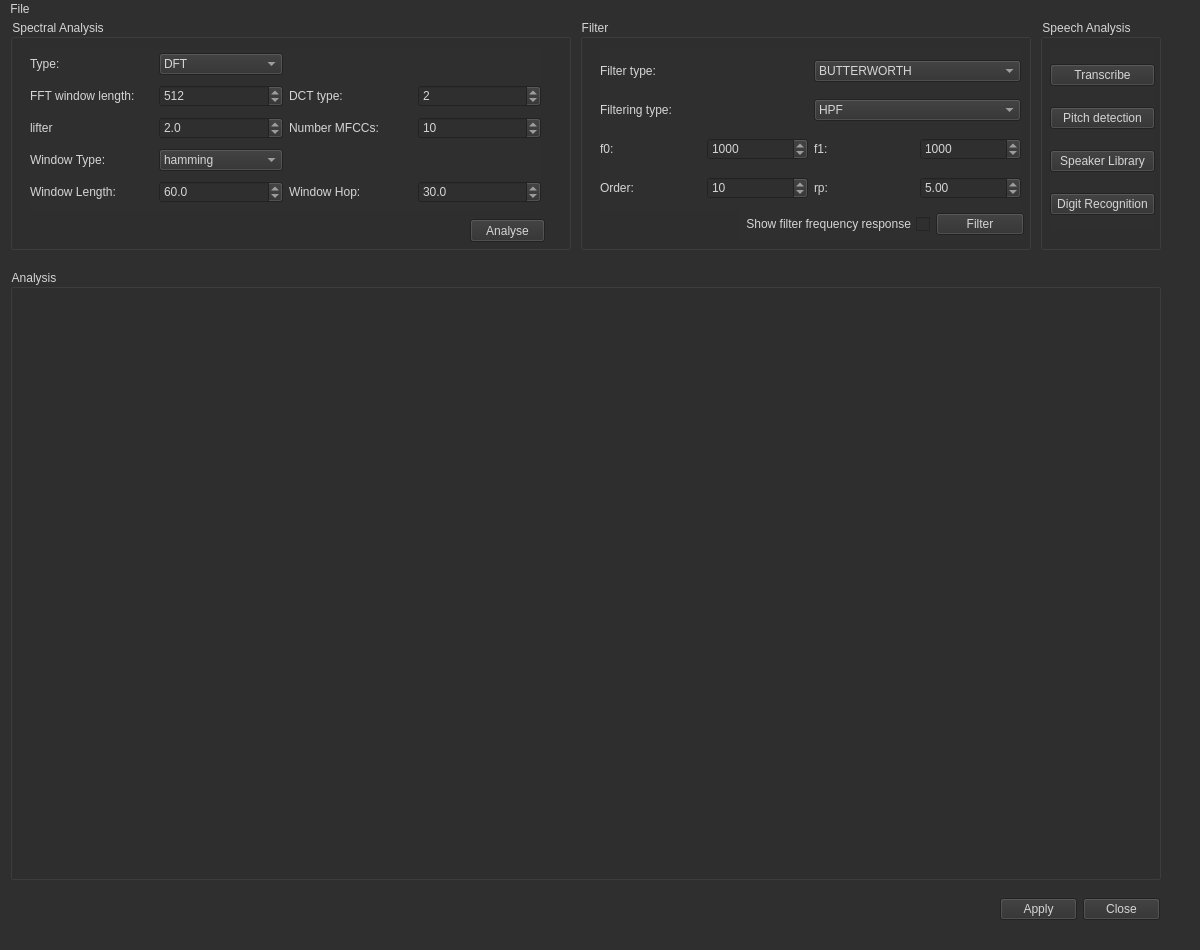
<?xml version="1.0" encoding="UTF-8"?>
<ui version="4.0">
 <class>MainWindow</class>
 <widget class="QMainWindow" name="MainWindow">
  <property name="geometry">
   <rect>
    <x>0</x>
    <y>0</y>
    <width>1200</width>
    <height>950</height>
   </rect>
  </property>
  <property name="minimumSize">
   <size>
    <width>1000</width>
    <height>300</height>
   </size>
  </property>
  <property name="maximumSize">
   <size>
    <width>1200</width>
    <height>1200</height>
   </size>
  </property>
  <property name="windowTitle">
   <string>Signal Analyzer</string>
  </property>
  <property name="styleSheet">
   <string notr="true">background-color:rgb(47, 47, 47);
font: 10pt &quot;MS Shell Dlg 2&quot;;
color: rgb(213, 213, 213);</string>
  </property>
  <widget class="QWidget" name="centralwidget">
   <widget class="QGroupBox" name="spectralBox">
    <property name="geometry">
     <rect>
      <x>10</x>
      <y>0</y>
      <width>561</width>
      <height>231</height>
     </rect>
    </property>
    <property name="title">
     <string>Spectral Analysis</string>
    </property>
    <widget class="QWidget" name="gridLayoutWidget">
     <property name="geometry">
      <rect>
       <x>20</x>
       <y>30</y>
       <width>511</width>
       <height>161</height>
      </rect>
     </property>
     <layout class="QGridLayout" name="gridLayout">
      <item row="2" column="0">
       <widget class="QLabel" name="label">
        <property name="text">
         <string>FFT window length:</string>
        </property>
       </widget>
      </item>
      <item row="4" column="1">
       <widget class="QComboBox" name="windowType">
        <item>
         <property name="text">
          <string>hamming</string>
         </property>
        </item>
        <item>
         <property name="text">
          <string>hann</string>
         </property>
        </item>
        <item>
         <property name="text">
          <string>triang</string>
         </property>
        </item>
        <item>
         <property name="text">
          <string>blackman</string>
         </property>
        </item>
       </widget>
      </item>
      <item row="1" column="0">
       <widget class="QLabel" name="label_8">
        <property name="text">
         <string>Type:</string>
        </property>
       </widget>
      </item>
      <item row="5" column="0">
       <widget class="QLabel" name="label_2">
        <property name="text">
         <string>Window Length:</string>
        </property>
       </widget>
      </item>
      <item row="3" column="2">
       <widget class="QLabel" name="label_5">
        <property name="text">
         <string>Number MFCCs:</string>
        </property>
       </widget>
      </item>
      <item row="2" column="2">
       <widget class="QLabel" name="label_4">
        <property name="text">
         <string>DCT type:</string>
        </property>
       </widget>
      </item>
      <item row="2" column="3">
       <widget class="QSpinBox" name="dctSpin">
        <property name="minimum">
         <number>1</number>
        </property>
        <property name="maximum">
         <number>3</number>
        </property>
        <property name="value">
         <number>2</number>
        </property>
       </widget>
      </item>
      <item row="4" column="0">
       <widget class="QLabel" name="label_6">
        <property name="text">
         <string>Window Type:</string>
        </property>
       </widget>
      </item>
      <item row="2" column="1">
       <widget class="QSpinBox" name="fftSpin">
        <property name="maximum">
         <number>2048</number>
        </property>
        <property name="value">
         <number>512</number>
        </property>
       </widget>
      </item>
      <item row="3" column="0">
       <widget class="QLabel" name="label_7">
        <property name="text">
         <string>lifter</string>
        </property>
       </widget>
      </item>
      <item row="3" column="3">
       <widget class="QSpinBox" name="nMFCCSpin">
        <property name="minimum">
         <number>1</number>
        </property>
        <property name="maximum">
         <number>100</number>
        </property>
        <property name="value">
         <number>10</number>
        </property>
       </widget>
      </item>
      <item row="5" column="2">
       <widget class="QLabel" name="label_3">
        <property name="text">
         <string>Window Hop:</string>
        </property>
       </widget>
      </item>
      <item row="3" column="1">
       <widget class="QDoubleSpinBox" name="lifterSpin">
        <property name="decimals">
         <number>1</number>
        </property>
        <property name="maximum">
         <double>100.000000000000000</double>
        </property>
        <property name="singleStep">
         <double>0.100000000000000</double>
        </property>
        <property name="value">
         <double>2.000000000000000</double>
        </property>
       </widget>
      </item>
      <item row="1" column="1">
       <widget class="QComboBox" name="analysisType">
        <item>
         <property name="text">
          <string>DFT</string>
         </property>
        </item>
        <item>
         <property name="text">
          <string>FFT</string>
         </property>
        </item>
        <item>
         <property name="text">
          <string>STFT</string>
         </property>
        </item>
        <item>
         <property name="text">
          <string>MFCC</string>
         </property>
        </item>
       </widget>
      </item>
      <item row="5" column="3">
       <widget class="QDoubleSpinBox" name="winHopSpin">
        <property name="decimals">
         <number>1</number>
        </property>
        <property name="singleStep">
         <double>0.100000000000000</double>
        </property>
        <property name="value">
         <double>30.000000000000000</double>
        </property>
       </widget>
      </item>
      <item row="5" column="1">
       <widget class="QDoubleSpinBox" name="winlenSpin">
        <property name="decimals">
         <number>1</number>
        </property>
        <property name="minimum">
         <double>1.000000000000000</double>
        </property>
        <property name="singleStep">
         <double>0.100000000000000</double>
        </property>
        <property name="value">
         <double>60.000000000000000</double>
        </property>
       </widget>
      </item>
     </layout>
    </widget>
    <widget class="QPushButton" name="analyseButton">
     <property name="geometry">
      <rect>
       <x>460</x>
       <y>200</y>
       <width>75</width>
       <height>23</height>
      </rect>
     </property>
     <property name="text">
      <string>Analyse</string>
     </property>
    </widget>
   </widget>
   <widget class="QGroupBox" name="analysisBox">
    <property name="geometry">
     <rect>
      <x>10</x>
      <y>250</y>
      <width>1151</width>
      <height>611</height>
     </rect>
    </property>
    <property name="title">
     <string>Analysis</string>
    </property>
   </widget>
   <widget class="QGroupBox" name="speechBox">
    <property name="geometry">
     <rect>
      <x>1040</x>
      <y>0</y>
      <width>121</width>
      <height>231</height>
     </rect>
    </property>
    <property name="title">
     <string>Speech Analysis</string>
    </property>
    <widget class="QWidget" name="verticalLayoutWidget">
     <property name="geometry">
      <rect>
       <x>10</x>
       <y>30</y>
       <width>105</width>
       <height>181</height>
      </rect>
     </property>
     <layout class="QVBoxLayout" name="verticalLayout">
      <item>
       <widget class="QPushButton" name="transcribeButton">
        <property name="text">
         <string>Transcribe</string>
        </property>
       </widget>
      </item>
      <item>
       <widget class="QPushButton" name="pitchButton">
        <property name="text">
         <string>Pitch detection</string>
        </property>
       </widget>
      </item>
      <item>
       <widget class="QPushButton" name="recognitionButton">
        <property name="text">
         <string>Speaker Library</string>
        </property>
       </widget>
      </item>
      <item>
       <widget class="QPushButton" name="digitButton">
        <property name="text">
         <string>Digit Recognition</string>
        </property>
       </widget>
      </item>
     </layout>
    </widget>
   </widget>
   <widget class="QGroupBox" name="filterBox">
    <property name="geometry">
     <rect>
      <x>580</x>
      <y>0</y>
      <width>451</width>
      <height>231</height>
     </rect>
    </property>
    <property name="title">
     <string>Filter</string>
    </property>
    <widget class="QWidget" name="verticalLayoutWidget_2">
     <property name="geometry">
      <rect>
       <x>20</x>
       <y>30</y>
       <width>421</width>
       <height>161</height>
      </rect>
     </property>
     <layout class="QVBoxLayout" name="verticalLayout_4">
      <item>
       <layout class="QHBoxLayout" name="horizontalLayout_2">
        <item>
         <widget class="QLabel" name="label_9">
          <property name="text">
           <string>Filter type:</string>
          </property>
         </widget>
        </item>
        <item>
         <widget class="QComboBox" name="filterTypeBox">
          <item>
           <property name="text">
            <string>BUTTERWORTH</string>
           </property>
          </item>
          <item>
           <property name="text">
            <string>CHEBYSHEW1</string>
           </property>
          </item>
          <item>
           <property name="text">
            <string>CHEBYSHEW2</string>
           </property>
          </item>
          <item>
           <property name="text">
            <string>ELLIPTIC</string>
           </property>
          </item>
         </widget>
        </item>
       </layout>
      </item>
      <item>
       <layout class="QHBoxLayout" name="horizontalLayout_3">
        <item>
         <widget class="QLabel" name="label_10">
          <property name="text">
           <string>Filtering type:</string>
          </property>
         </widget>
        </item>
        <item>
         <widget class="QComboBox" name="filteringTypeBox">
          <item>
           <property name="text">
            <string>HPF</string>
           </property>
          </item>
          <item>
           <property name="text">
            <string>LPF</string>
           </property>
          </item>
          <item>
           <property name="text">
            <string>BPF</string>
           </property>
          </item>
         </widget>
        </item>
       </layout>
      </item>
      <item>
       <layout class="QHBoxLayout" name="horizontalLayout_4">
        <item>
         <widget class="QLabel" name="label_11">
          <property name="text">
           <string>f0:</string>
          </property>
         </widget>
        </item>
        <item>
         <widget class="QSpinBox" name="f0SpinBox">
          <property name="maximum">
           <number>50000</number>
          </property>
          <property name="value">
           <number>1000</number>
          </property>
         </widget>
        </item>
        <item>
         <widget class="QLabel" name="label_12">
          <property name="text">
           <string>f1:</string>
          </property>
         </widget>
        </item>
        <item>
         <widget class="QSpinBox" name="f1SpinBox">
          <property name="maximum">
           <number>50000</number>
          </property>
          <property name="value">
           <number>1000</number>
          </property>
         </widget>
        </item>
       </layout>
      </item>
      <item>
       <layout class="QHBoxLayout" name="horizontalLayout_5">
        <item>
         <widget class="QLabel" name="label_13">
          <property name="text">
           <string>Order:</string>
          </property>
         </widget>
        </item>
        <item>
         <widget class="QSpinBox" name="orderSpinBox">
          <property name="minimum">
           <number>1</number>
          </property>
          <property name="maximum">
           <number>20</number>
          </property>
          <property name="value">
           <number>10</number>
          </property>
         </widget>
        </item>
        <item>
         <widget class="QLabel" name="label_14">
          <property name="text">
           <string>rp:</string>
          </property>
         </widget>
        </item>
        <item>
         <widget class="QDoubleSpinBox" name="rpSpinBox">
          <property name="maximum">
           <double>10.000000000000000</double>
          </property>
          <property name="singleStep">
           <double>0.100000000000000</double>
          </property>
          <property name="value">
           <double>5.000000000000000</double>
          </property>
         </widget>
        </item>
       </layout>
      </item>
     </layout>
    </widget>
    <widget class="QWidget" name="horizontalLayoutWidget">
     <property name="geometry">
      <rect>
       <x>160</x>
       <y>190</y>
       <width>284</width>
       <height>31</height>
      </rect>
     </property>
     <layout class="QHBoxLayout" name="horizontalLayout">
      <item>
       <widget class="QCheckBox" name="filtResponse">
        <property name="layoutDirection">
         <enum>Qt::RightToLeft</enum>
        </property>
        <property name="text">
         <string>Show filter frequency response</string>
        </property>
       </widget>
      </item>
      <item>
       <widget class="QPushButton" name="filterButton">
        <property name="text">
         <string>Filter</string>
        </property>
       </widget>
      </item>
     </layout>
    </widget>
   </widget>
   <widget class="QWidget" name="horizontalLayoutWidget_5">
    <property name="geometry">
     <rect>
      <x>1000</x>
      <y>870</y>
      <width>160</width>
      <height>41</height>
     </rect>
    </property>
    <layout class="QHBoxLayout" name="settingsBox">
     <item>
      <widget class="QPushButton" name="applyButton">
       <property name="text">
        <string>Apply</string>
       </property>
      </widget>
     </item>
     <item>
      <widget class="QPushButton" name="closingButton">
       <property name="text">
        <string>Close</string>
       </property>
      </widget>
     </item>
    </layout>
   </widget>
  </widget>
  <widget class="QMenuBar" name="menubar">
   <property name="geometry">
    <rect>
     <x>0</x>
     <y>0</y>
     <width>1200</width>
     <height>22</height>
    </rect>
   </property>
   <widget class="QMenu" name="menuFile">
    <property name="title">
     <string>File</string>
    </property>
    <widget class="QMenu" name="menuExport_as">
     <property name="title">
      <string>Export as</string>
     </property>
     <addaction name="actionJPEG"/>
     <addaction name="actionPNG"/>
     <addaction name="actionWAV"/>
    </widget>
    <addaction name="menuExport_as"/>
   </widget>
   <addaction name="menuFile"/>
  </widget>
  <widget class="QStatusBar" name="statusbar"/>
  <action name="actionJPEG">
   <property name="text">
    <string>JPEG</string>
   </property>
  </action>
  <action name="actionPNG">
   <property name="text">
    <string>PNG</string>
   </property>
  </action>
  <action name="actionWAV">
   <property name="text">
    <string>WAV</string>
   </property>
  </action>
 </widget>
 <resources/>
 <connections/>
</ui>
